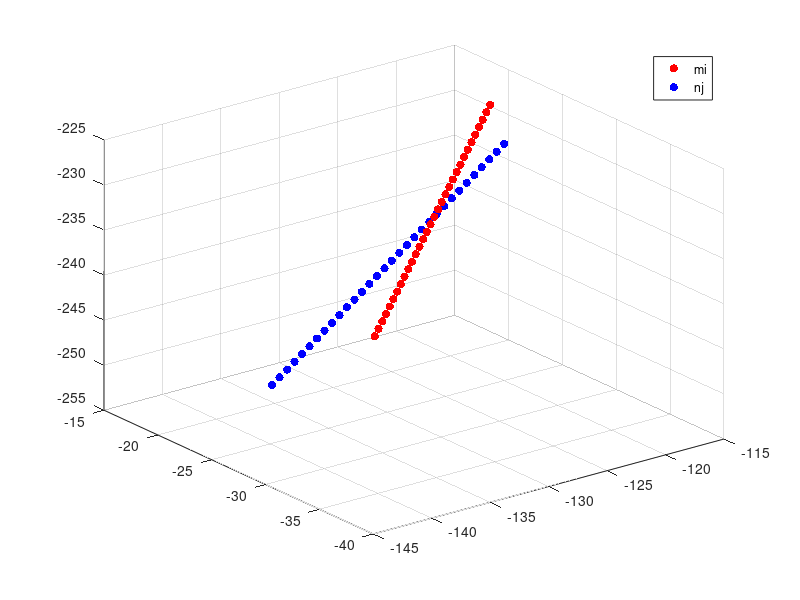

Recreate this plot in MATLAB.
rx_mi = [
-117.897614
-118.648445
-119.399277
-120.150108
-120.900932
-121.651764
-122.402596
-123.153427
-123.904251
-124.655083
-125.405914
-126.156746
-126.907570
-127.658401
-128.409225
-129.160065
-129.910889
-130.661728
-131.412552
-132.163376
-132.914215
-133.665039
-134.415863
-135.166702
-135.917526
-136.668365
-137.419189
-138.170013
-138.920853
-139.671677
-140.422501
-141.173340
];

ry_mi = [-21.426470
-21.896353
-22.366238
-22.836121
-23.306004
-23.775887
-24.245770
-24.715654
-25.185537
-25.655420
-26.125305
-26.595188
-27.065071
-27.534954
-28.004839
-28.474722
-28.944605
-29.414488
-29.884373
-30.354256
-30.824139
-31.294022
-31.763906
-32.233788
-32.703674
-33.173557
-33.643440
-34.113323
-34.583206
-35.053089
-35.522972
-35.992859
];

rz_mi = [
-227.088013
-227.395203
-227.702408
-228.009598
-228.316803
-228.623993
-228.931183
-229.238388
-229.545578
-229.852783
-230.159973
-230.467178
-230.774368
-231.081573
-231.388763
-231.695969
-232.003159
-232.310364
-232.617554
-232.924759
-233.231949
-233.539154
-233.846344
-234.153549
-234.460739
-234.767944
-235.075134
-235.382324
-235.689529
-235.996719
-236.303925
-236.611115
];

rx_nj = [-119.194809
-119.683121
-120.171432
-120.659744
-121.148056
-121.636375
-122.124687
-122.612999
-123.101311
-123.589622
-124.077934
-124.566246
-125.054565
-125.542877
-126.031189
-126.519501
-127.007813
-127.496124
-127.984436
-128.472748
-128.961060
-129.449371
-129.937683
-130.426010
-130.914322
-131.402634
-131.890945
-132.379257
-132.867569
-133.355881
-133.844193
-134.332504
]; 

ry_nj = [-24.141266
-23.976219
-23.811171
-23.646122
-23.481075
-23.316027
-23.150980
-22.985931
-22.820883
-22.655836
-22.490788
-22.325741
-22.160692
-21.995644
-21.830597
-21.665548
-21.500502
-21.335453
-21.170406
-21.005358
-20.840309
-20.675262
-20.510214
-20.345167
-20.180119
-20.015070
-19.850023
-19.684975
-19.519928
-19.354879
-19.189831
-19.024784
];

rz_nj = [-229.479401
-230.262482
-231.045563
-231.828644
-232.611725
-233.394806
-234.177887
-234.960968
-235.744049
-236.527130
-237.310211
-238.093292
-238.876373
-239.659454
-240.442535
-241.225616
-242.008698
-242.791779
-243.574860
-244.357941
-245.141022
-245.924103
-246.707184
-247.490265
-248.273346
-249.056427
-249.839508
-250.622589
-251.405670
-252.188751
-252.971832
-253.754913
]; 

scatter3(rx_mi, ry_mi, rz_mi,'r','filled'); 
hold on; 
scatter3(rx_nj, ry_nj, rz_nj,'b','filled');
legend('mi','nj')